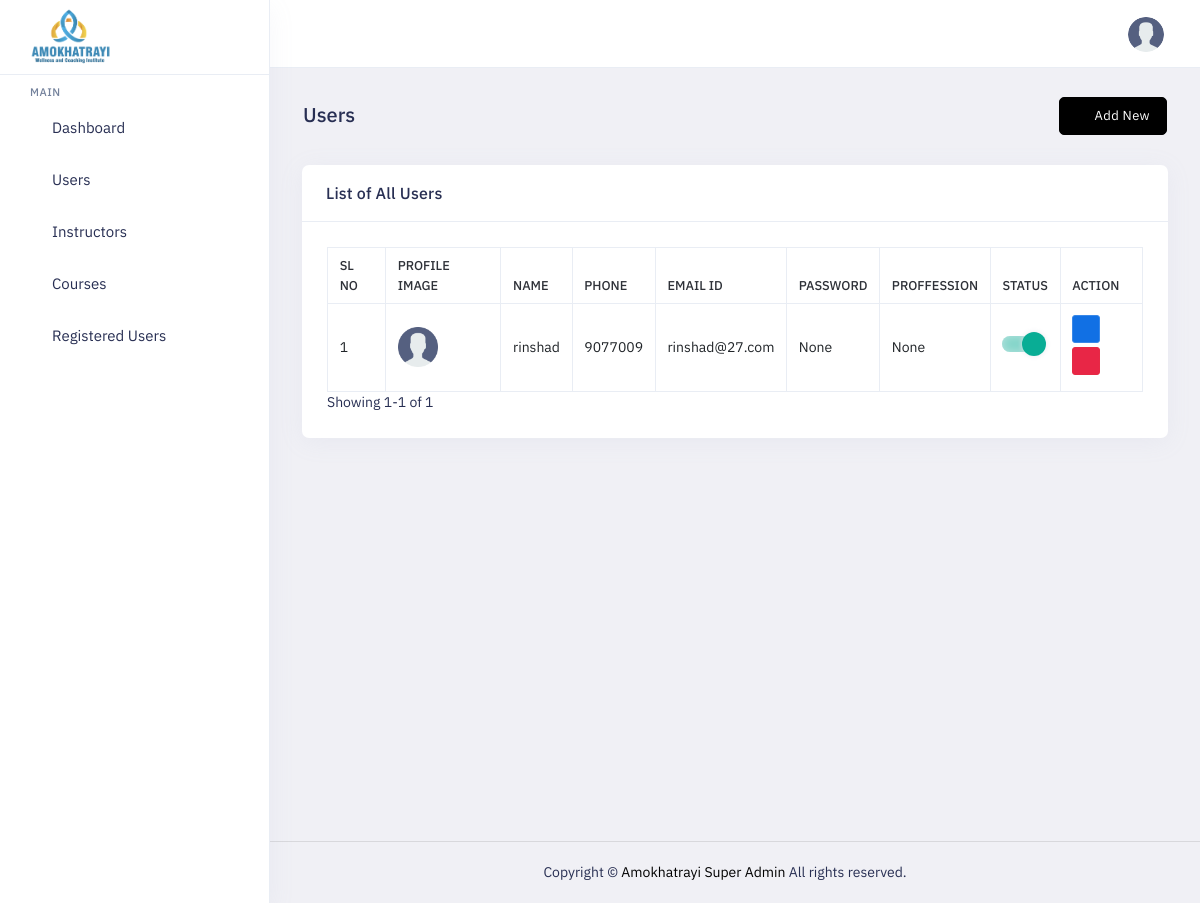
The page /admin-panel/userslist (signed in) on the database its author committed.
### superadmin/models.py (models this page shows, shortened)
class User(AbstractBaseUser):
    unique_id = models.TextField(null=True,unique=True)
    name = models.TextField(null=True)
    code = models.TextField(null=True)
    phone = models.TextField(null=True,unique=True)
    email = models.EmailField(max_length=255, blank=True, null=True,unique=True)
    profession = models.TextField(null=True)
    expirience = models.TextField(null=True)
    password =  models.CharField(max_length=255, blank=True,null=True)
    password_text =  models.TextField(max_length=255, blank=True,null=True)
    user_type = models.PositiveSmallIntegerField(choices=USER_TYPE_CHOICES, default=1, blank=True, null=True)
    image = models.ImageField(upload_to='user', null=True, blank=True,max_length=400)
    is_active = models.BooleanField(default=True)
    is_premium = models.BooleanField(default=False)
    created_at = models.DateTimeField(auto_now_add=True, null=True, blank=True)
    updated_at = models.DateTimeField(auto_now=True, null=True, blank=True)
    USERNAME_FIELD = 'email'
    objects = UserManager()

### superadmin/views.py (the view, shortened to what this page needs)
# urls.py: path('userslist', views.userslist.as_view(), name='userslist'),
class userslist(LoginRequiredMixin,View):
    def get(self, request, id=None):
        context = {}
        conditions = Q()
        data = User.objects.filter(user_type=4).order_by('-id')
        p = Paginator(data, 15)
        page_num = request.GET.get('page', 1)
        try:
            page = p.page(page_num)
        except EmptyPage:
            page = p.page(1)
        context['datas'] = page
        context['page'] = page_num
        return renderhelper(request, 'users', 'users-view',context)

### superadmin/custom_permision.py (called while the page is built)
    def dispatch(self, request, *args, **kwargs):
        try:
            if request.user.user_type == 4:
                return redirect('superadmin:login')
        except:
            return redirect('superadmin:login')
        if request.user.is_authenticated and request.user.user_type == 4:
            return redirect('superadmin:login')
        if not request.user.is_authenticated:
            return self.handle_no_permission()
        return super().dispatch(request, *args, **kwargs)

### superadmin/helper.py (called while the page is built)
def renderhelper(request,folder,htmlpage,context={}):
    return render(request,'superadmin/'+folder+'/'+htmlpage+'.html',context)

def is_ajax(request):
    return request.META.get('HTTP_X_REQUESTED_WITH') == 'XMLHttpRequest'

### templates/superadmin/users/users-view.html (shortened to what this page needs)
{% include 'superadmin/layouts/header.html' %}
<div class="main-content app-content mt-0">
    <div class="side-app">
        <div class="main-container container-fluid">
            <div class="page-header">
                <h1 class="page-title">Users</h1>
                <div>
                    <a class="btn btn-primary" href="{% url 'superadmin:userscreate' %}"><i
                            class="side-menu__icon fe fe-plus mx-1"></i>Add New</a>
                </div>
            </div>
            <div class="row">
                <div class="col-xl-12">
                    <div class="card">
                        <div class="card-header">
                            <h3 class="card-title">List of All Users </h3>
                        </div>
                        <div class="card-body">
                            <div class="table-responsive">
                                {% include 'superadmin/users/users-table.html' %}
                            </div>
                        </div>
                    </div>
                </div>
            </div>
        </div>
    </div>
{% include 'superadmin/layouts/footer.html' %}

### templates/superadmin/users/users-table.html (shortened to what this page needs)
{% load static %}
<table
                                    class="table border-top table-bordered mb-0 table-hover  dataTables_wrapper dt-bootstrap5"
                                    id="datatable-basic">
                                    <thead>
                                        <tr>
                                            <th>Sl No</th>
                                            <th>Profile Image</th>
                                            <th>Name </th>
                                            <th>phone </th>
                                            <th>Email ID</th>
                                            <th>password</th>
                                            <th>proffession</th>
                                            <th>status</th>
                                            <th>Action</th>
                                        </tr>
                                    </thead>
                                    <tbody>
                                        {% if datas %}
                                            {% for i in datas %}
                                            <tr>
                                                <td>{{forloop.counter0|add:datas.start_index}}</td>
                                            <td><img class="avatar avatar-md br-7" {% if i.image %} src="{{i.image.url}}" {% else %} src="{% static 'superadmin/assets/images_ex/user.png' %}" {% endif %}></td>
                                            <td>{{i.name}}</td>
                                            <td>{{i.phone}}</td>
                                            <td>{{i.email}}</td>
                                            <td>{{i.password_text}}</td>
                                            <td>{{i.profession}}</td>
                                           <td>
                    <div class="material-switch">
                         </div>
               </td>
            <td>
                <a class="btn btn-info btn-sm mb-1" href="{% url 'superadmin:usersedit' i.id %}"><i class="side-menu__icon fe fe-edit"></i></a>
                        <a class="btn btn-danger btn-sm mb-1" href="javascript:void(0)" onclick="delete_modal({{i.id}})"><i class="side-menu__icon fe fe-trash" ></i></a>
            </td>
        </tr>
                                    {% endfor %}
    {% else %}
    <tr>
        <td colspan="9" align="center">
            No Data
        </td>
    </tr>
    {% endif %}
</tbody>
</table>
<div class="pagination_section">
    {% if datas %}
    Showing {{ datas.start_index }}-{{ datas.end_index }} of {{ datas.paginator.count }}
    {% endif %}
</div>

### static/superadmin/assets/css/style-custom.css (style rules this page uses)
.table-responsive .table td { vertical-align: middle; }
.table th, .text-wrap table th { font-size: 0.8rem !important; }
.avatar { background: rgb(9 21 64 / 0%) no-repeat center/cover !important; }

### static/superadmin/assets/colors/color1.css (style rules this page uses)
a { color: var(--primary-bg-color); }
.btn-primary { color: #fff !important; background: var(--primary-bg-color) !important; border-color: var(--primary-bg-color) !important; }
.avatar { background: var(--primary02) no-repeat center/cover; }

### rows shown on the page
User: name "rinshad", phone "9077009", email "rinshad@27.com", password_text "None", profession "None"

### other values the page prints
{{ datas.start_index }} "1"
{{ datas.end_index }} "1"
{{ datas.paginator.count }} "1"
